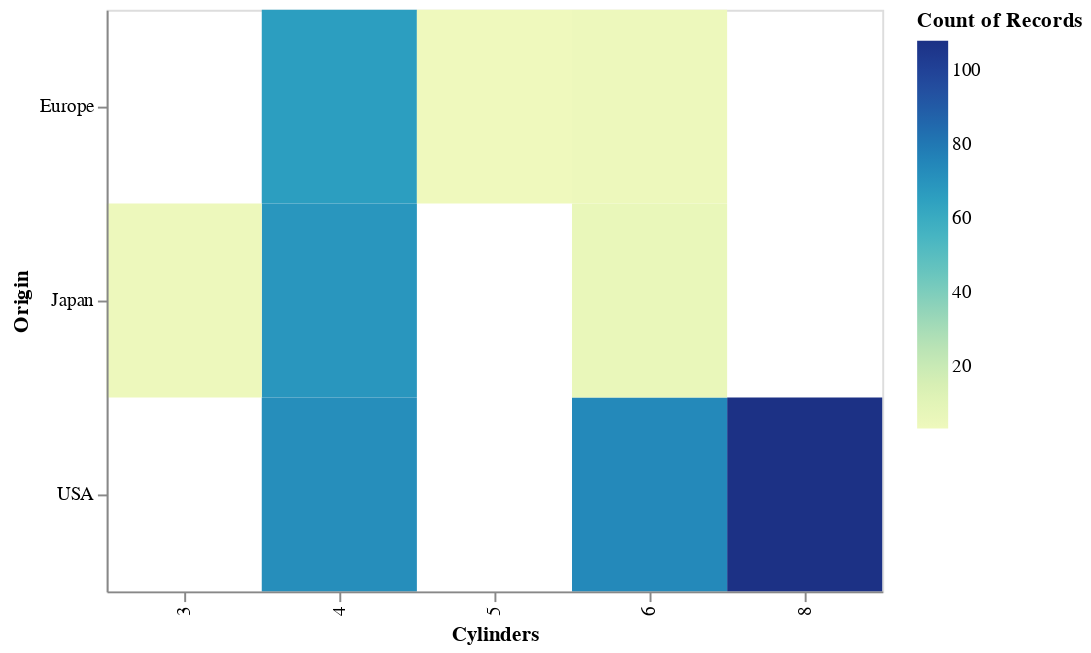

This figure's notebook cell:
### Code cell
import altair as alt
from vega_datasets import data

source = data.cars()

alex = alt.selection_interval(
    on="[mousedown[!event.shiftKey], mouseup] > mousemove",
    translate="[mousedown[!event.shiftKey], mouseup] > mousemove", 
    name='alex'
)
morgan = alt.selection_interval(
    on="[mousedown[event.shiftKey], mouseup] > mousemove",
    translate="[mousedown[event.shiftKey], mouseup] > mousemove",
    mark={"fill": "#fdbb84", "fillOpacity": 0.5, "stroke": "#e34a33"},
    name='morgan'
)

alt.Chart(source).mark_rect().encode(
    x='Cylinders:O',
    y='Origin:O',
    color=alt.condition({"selection": {"and": [alex.name, morgan.name]}}, 'count()', alt.ColorValue("grey"))    
).add_selection(
    alex, morgan
)

### Figure 1 — Vega-Lite specification as saved in the notebook (floating-point values rounded to 4 significant figures; data arrays with more than 128 entries replaced by an {"elided": "..."} marker saying what was removed)
{"$schema": "https://vega.github.io/schema/vega-lite/v3.4.0.json", "config": {"mark": {"tooltip": null}, "view": {"height": 300, "width": 400}}, "data": {"name": "data-f02450ab61490a1363517a0190416235"}, "datasets": {"data-f02450ab61490a1363517a0190416235": {"elided": "406 records"}}, "encoding": {"color": {"condition": {"aggregate": "count", "selection": {"and": ["alex", "morgan"]}, "type": "quantitative"}, "value": "grey"}, "x": {"field": "Cylinders", "type": "ordinal"}, "y": {"field": "Origin", "type": "ordinal"}}, "mark": "rect", "selection": {"alex": {"on": "[mousedown[!event.shiftKey], mouseup] > mousemove", "translate": "[mousedown[!event.shiftKey], mouseup] > mousemove", "type": "interval"}, "morgan": {"mark": {"fill": "#fdbb84", "fillOpacity": 0.5, "stroke": "#e34a33"}, "on": "[mousedown[event.shiftKey], mouseup] > mousemove", "translate": "[mousedown[event.shiftKey], mouseup] > mousemove", "type": "interval"}}}
